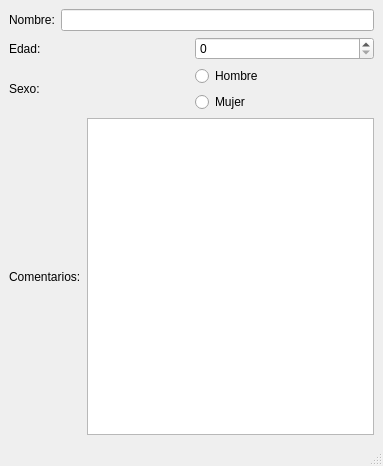
<?xml version="1.0" encoding="UTF-8"?>
<ui version="4.0">
 <class>MainWindow</class>
 <widget class="QMainWindow" name="MainWindow">
  <property name="geometry">
   <rect>
    <x>0</x>
    <y>0</y>
    <width>383</width>
    <height>466</height>
   </rect>
  </property>
  <property name="windowTitle">
   <string>MainWindow</string>
  </property>
  <widget class="QWidget" name="centralwidget">
   <layout class="QVBoxLayout" name="verticalLayout_3">
    <item>
     <layout class="QVBoxLayout" name="verticalLayout_2">
      <item>
       <layout class="QHBoxLayout" name="horizontalLayout">
        <item>
         <widget class="QLabel" name="label">
          <property name="text">
           <string>Nombre:</string>
          </property>
         </widget>
        </item>
        <item>
         <widget class="QLineEdit" name="lineEdit"/>
        </item>
       </layout>
      </item>
      <item>
       <layout class="QHBoxLayout" name="horizontalLayout_3">
        <item>
         <widget class="QLabel" name="label_2">
          <property name="text">
           <string>Edad: </string>
          </property>
         </widget>
        </item>
        <item>
         <widget class="QSpinBox" name="spinBox"/>
        </item>
       </layout>
      </item>
      <item>
       <layout class="QHBoxLayout" name="horizontalLayout_2">
        <item>
         <widget class="QLabel" name="label_3">
          <property name="text">
           <string>Sexo:</string>
          </property>
         </widget>
        </item>
        <item>
         <layout class="QVBoxLayout" name="verticalLayout">
          <item>
           <widget class="QRadioButton" name="radioButton">
            <property name="text">
             <string>Hombre</string>
            </property>
           </widget>
          </item>
          <item>
           <widget class="QRadioButton" name="radioButton_2">
            <property name="text">
             <string>Mujer</string>
            </property>
           </widget>
          </item>
         </layout>
        </item>
       </layout>
      </item>
      <item>
       <layout class="QHBoxLayout" name="horizontalLayout_4">
        <item>
         <widget class="QLabel" name="label_4">
          <property name="text">
           <string>Comentarios:</string>
          </property>
         </widget>
        </item>
        <item>
         <widget class="QTextEdit" name="textEdit"/>
        </item>
       </layout>
      </item>
     </layout>
    </item>
   </layout>
  </widget>
  <widget class="QMenuBar" name="menubar">
   <property name="geometry">
    <rect>
     <x>0</x>
     <y>0</y>
     <width>383</width>
     <height>33</height>
    </rect>
   </property>
  </widget>
  <widget class="QStatusBar" name="statusbar"/>
 </widget>
 <resources/>
 <connections/>
</ui>
